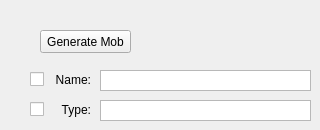
    <widget class="QWidget" name="tab_mob">
     <attribute name="title">
      <string>Mobs</string>
     </attribute>
     <widget class="QPushButton" name="pushButton">
      <property name="geometry">
       <rect>
        <x>40</x>
        <y>30</y>
        <width>91</width>
        <height>23</height>
       </rect>
      </property>
      <property name="text">
       <string>Generate Mob</string>
      </property>
     </widget>
     <widget class="QLabel" name="lbl_MobName">
      <property name="geometry">
       <rect>
        <x>50</x>
        <y>70</y>
        <width>41</width>
        <height>20</height>
       </rect>
      </property>
      <property name="layoutDirection">
       <enum>Qt::LeftToRight</enum>
      </property>
      <property name="text">
       <string>Name:</string>
      </property>
      <property name="alignment">
       <set>Qt::AlignRight|Qt::AlignTrailing|Qt::AlignVCenter</set>
      </property>
     </widget>
     <widget class="QPlainTextEdit" name="txt_MobName">
      <property name="geometry">
       <rect>
        <x>100</x>
        <y>70</y>
        <width>211</width>
        <height>21</height>
       </rect>
      </property>
      <property name="verticalScrollBarPolicy">
       <enum>Qt::ScrollBarAlwaysOff</enum>
      </property>
     </widget>
     <widget class="QCheckBox" name="lck_MobName">
      <property name="geometry">
       <rect>
        <x>30</x>
        <y>70</y>
        <width>16</width>
        <height>18</height>
       </rect>
      </property>
      <property name="text">
       <string/>
      </property>
     </widget>
     <widget class="QLabel" name="lbl_MobType">
      <property name="geometry">
       <rect>
        <x>50</x>
        <y>100</y>
        <width>41</width>
        <height>20</height>
       </rect>
      </property>
      <property name="layoutDirection">
       <enum>Qt::LeftToRight</enum>
      </property>
      <property name="text">
       <string>Type:</string>
      </property>
      <property name="alignment">
       <set>Qt::AlignRight|Qt::AlignTrailing|Qt::AlignVCenter</set>
      </property>
     </widget>
     <widget class="QPlainTextEdit" name="txt_MobType">
      <property name="geometry">
       <rect>
        <x>100</x>
        <y>100</y>
        <width>211</width>
        <height>21</height>
       </rect>
      </property>
      <property name="verticalScrollBarPolicy">
       <enum>Qt::ScrollBarAlwaysOff</enum>
      </property>
     </widget>
     <widget class="QCheckBox" name="lck_MobType">
      <property name="geometry">
       <rect>
        <x>30</x>
        <y>100</y>
        <width>16</width>
        <height>18</height>
       </rect>
      </property>
      <property name="text">
       <string/>
      </property>
     </widget>
    </widget>
